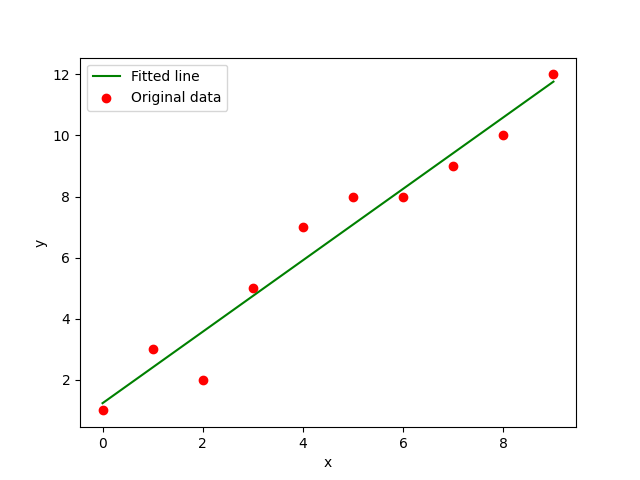

Python code for this plot:
#!/usr/bin/python3
import matplotlib
matplotlib.use('Agg')
 
import numpy as np 
from scipy.stats import linregress
import matplotlib.pyplot as plt 
 
# Your data points.
x = np.array([0, 1, 2, 3, 4, 5, 6, 7, 8, 9]) 
y = np.array([1, 3, 2, 5, 7, 8, 8, 9, 10, 12]) 
 
# Get slope, intercept from linregress() to plot y' = intercept + slope*x
(slope, intercept, rvalue, pvalue, stderr) = linregress(x,y)
 
# Plot data points
plt.scatter(x,y, color="red", marker="o", label="Original data")
 
 
# Plot linear regression line.
y_pred = intercept + slope*x
plt.plot(x,y_pred, color="green", label="Fitted line")
 
# Set labels
plt.legend(loc='best')
plt.xlabel('x') 
plt.ylabel('y') 
 
# Save result in file.
plt.savefig("scipy-linregress.png")